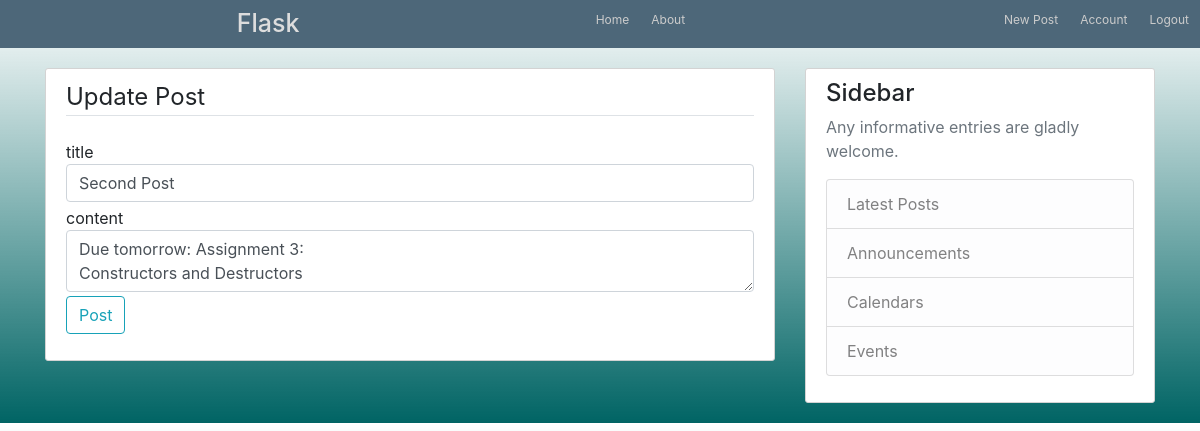
The app's page /post/2/update (signed in) with its own data.
### flask_blog/models.py (models this page shows, shortened)
class Post(db.Model):
	id = db.Column(db.Integer, primary_key=True)
	title = db.Column(db.String(100), nullable=False)
	date_posted = db.Column(db.DateTime, nullable=False, default=datetime.utcnow)
	content = db.Column(db.Text, nullable=False)
	user_id = db.Column(db.Integer, db.ForeignKey('user.id'), nullable=False)

### flask_blog/posts/routes.py (the view)
@posts.route("/post/<int:post_id>/update",methods=['GET', 'POST'])
@login_required
def update_post(post_id):
	post = Post.query.get_or_404(post_id)
	if post.author != current_user:
		abort(403)
	form = PostForm()
	if form.validate_on_submit():
		post.title = form.title.data
		post.content = form.content.data
		db.session.commit()
		flash(f'Your post has been updated!', 'success')
		return redirect(url_for('posts.post', post_id=post.id))
	elif request.method =='GET':
		form.title.data = post.title
		form.content.data = post.content
	return render_template('create_post.html', title='Update Post', form=form, legend="Update Post")

### flask_blog/posts/forms.py
class PostForm(FlaskForm):
	title = StringField('title', validators=[DataRequired()])
	content = TextAreaField('content', validators=[DataRequired()])
	submit = SubmitField('Post')

### flask_blog/models.py (called while the page is built)
@login_manager.user_loader
def load_user(user_id):
	return User.query.get(int(user_id))

### flask_blog/templates/create_post.html (shortened to what this page needs)
{% extends 'layout.html' %}
{% block content %}
	<div class="content-section">
		<form method="POST" action="">
			<fieldset class="form-group" style="margin-bottom: 0">
				<legend class="border-bottom mb-4">{{ legend }}</legend>
				<div class="form-group" style="margin-bottom: 0.25rem">
					{{ form.title.label(class="form-control-label", style="margin-bottom:0") }}
					{% if form.title.errors %}
						{{ form.title(class="form-control form-control-s is-invalid") }}
						<div class="invalid-feedback">
							{% for error in form.title.errors %}
								<span>{{ error }}</span>
							{% endfor %}
						</div>
					{% else %}
						{{ form.title(class="form-control form-control-s") }}
					{% endif %}
				</div>
				<div class="form-group" style="margin-bottom: 0.25rem">
					{{ form.content.label(class="form-control-label", style="margin-bottom:0") }}
					{% if form.content.errors %}
						{{ form.content(class="form-control form-control-s is-invalid") }}
						<div class="invalid-feedback">
							{% for error in form.content.errors %}
								<span>{{ error }}</span>
							{% endfor %}
						</div>
					{% else %}
						{{ form.content(class="form-control form-control-s") }}
					{% endif %}
				</div>
			</fieldset>
			<div class="form-group">
				{{ form.submit(class="btn btn-outline-info") }}
			</div>
		</form>
	</div>
{% endblock content %}

### flask_blog/static/main.css (style rules this page uses)
body { background-image: linear-gradient(to top,rgba(0,100,100,1),rgba(0,50,50,0)); background-position: all; }
.content-section { background-color: #ffffff; padding: 10px 20px; border: 1px solid #d3d3d3; border-radius: 3px; margin-top: 20px; margin-bottom: 20px; }

### records on screen
Post: title "Second Post", content "Due tomorrow: Assignment 3: Constructors and Destructors"

### other values on screen
{{ legend }} "Update Post"
